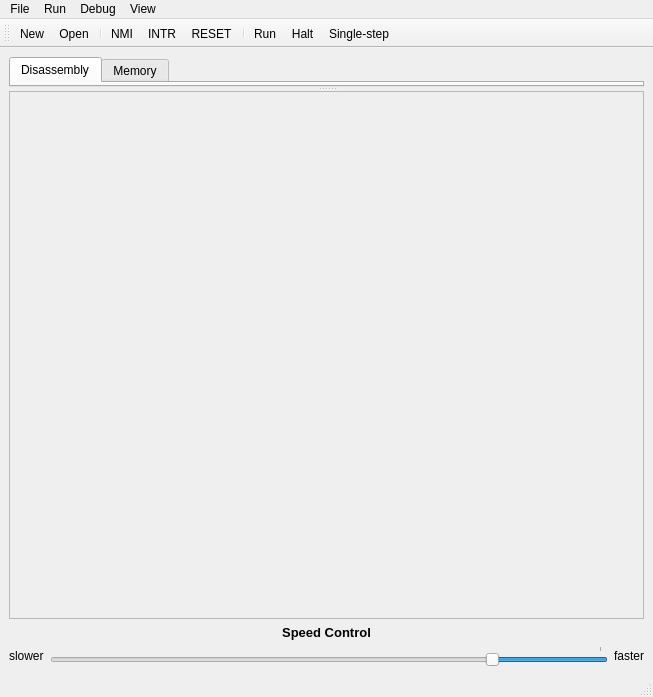
<?xml version="1.0" encoding="UTF-8"?>
<ui version="4.0">
 <class>EmuCpuWindow</class>
 <widget class="QMainWindow" name="EmuCpuWindow">
  <property name="geometry">
   <rect>
    <x>0</x>
    <y>0</y>
    <width>653</width>
    <height>697</height>
   </rect>
  </property>
  <property name="sizePolicy">
   <sizepolicy hsizetype="Preferred" vsizetype="Preferred">
    <horstretch>0</horstretch>
    <verstretch>0</verstretch>
   </sizepolicy>
  </property>
  <property name="maximumSize">
   <size>
    <width>16777215</width>
    <height>16777215</height>
   </size>
  </property>
  <property name="windowTitle">
   <string>EmuCpu</string>
  </property>
  <property name="unifiedTitleAndToolBarOnMac">
   <bool>true</bool>
  </property>
  <widget class="QWidget" name="centralwidget">
   <layout class="QVBoxLayout" name="verticalLayout">
    <item>
     <widget class="QSplitter" name="splitter">
      <property name="sizePolicy">
       <sizepolicy hsizetype="Preferred" vsizetype="Expanding">
        <horstretch>0</horstretch>
        <verstretch>0</verstretch>
       </sizepolicy>
      </property>
      <property name="orientation">
       <enum>Qt::Vertical</enum>
      </property>
      <property name="childrenCollapsible">
       <bool>false</bool>
      </property>
      <widget class="QTabWidget" name="m_tab_widget">
       <property name="sizePolicy">
        <sizepolicy hsizetype="Expanding" vsizetype="Expanding">
         <horstretch>0</horstretch>
         <verstretch>0</verstretch>
        </sizepolicy>
       </property>
       <property name="currentIndex">
        <number>0</number>
       </property>
       <widget class="QWidget" name="m_tab_disassembly">
        <property name="enabled">
         <bool>true</bool>
        </property>
        <attribute name="title">
         <string>Disassembly</string>
        </attribute>
       </widget>
       <widget class="QWidget" name="m_tab_memory">
        <attribute name="title">
         <string>Memory</string>
        </attribute>
       </widget>
      </widget>
      <widget class="QFrame" name="m_frame_terminal">
       <property name="sizePolicy">
        <sizepolicy hsizetype="Expanding" vsizetype="Expanding">
         <horstretch>0</horstretch>
         <verstretch>1</verstretch>
        </sizepolicy>
       </property>
       <property name="frameShape">
        <enum>QFrame::StyledPanel</enum>
       </property>
       <property name="frameShadow">
        <enum>QFrame::Raised</enum>
       </property>
       <layout class="QHBoxLayout" name="horizontalLayout_3">
        <item>
         <layout class="QHBoxLayout" name="m_hbox_devices">
          <property name="sizeConstraint">
           <enum>QLayout::SetDefaultConstraint</enum>
          </property>
         </layout>
        </item>
       </layout>
      </widget>
     </widget>
    </item>
    <item>
     <widget class="QLabel" name="label_2">
      <property name="font">
       <font>
        <pointsize>10</pointsize>
        <weight>75</weight>
        <bold>true</bold>
       </font>
      </property>
      <property name="text">
       <string>Speed Control</string>
      </property>
      <property name="alignment">
       <set>Qt::AlignCenter</set>
      </property>
     </widget>
    </item>
    <item>
     <layout class="QHBoxLayout" name="horizontalLayout">
      <item>
       <widget class="QLabel" name="label">
        <property name="text">
         <string>slower</string>
        </property>
       </widget>
      </item>
      <item>
       <widget class="QSlider" name="m_sld_speed">
        <property name="minimum">
         <number>5</number>
        </property>
        <property name="maximum">
         <number>10000</number>
        </property>
        <property name="value">
         <number>2000</number>
        </property>
        <property name="tracking">
         <bool>true</bool>
        </property>
        <property name="orientation">
         <enum>Qt::Horizontal</enum>
        </property>
        <property name="invertedAppearance">
         <bool>true</bool>
        </property>
        <property name="invertedControls">
         <bool>false</bool>
        </property>
        <property name="tickPosition">
         <enum>QSlider::TicksAbove</enum>
        </property>
        <property name="tickInterval">
         <number>10000</number>
        </property>
       </widget>
      </item>
      <item>
       <widget class="QLabel" name="label_3">
        <property name="text">
         <string>faster</string>
        </property>
       </widget>
      </item>
     </layout>
    </item>
   </layout>
  </widget>
  <widget class="QMenuBar" name="menubar">
   <property name="geometry">
    <rect>
     <x>0</x>
     <y>0</y>
     <width>653</width>
     <height>25</height>
    </rect>
   </property>
   <widget class="QMenu" name="menuFile">
    <property name="title">
     <string>File</string>
    </property>
    <addaction name="m_act_file_new"/>
    <addaction name="m_act_file_open"/>
    <addaction name="separator"/>
    <addaction name="m_act_load_sim86os"/>
    <addaction name="separator"/>
    <addaction name="m_act_file_quit"/>
   </widget>
   <widget class="QMenu" name="menuSettings">
    <property name="title">
     <string>View</string>
    </property>
    <addaction name="m_act_view_regs"/>
    <addaction name="m_act_view_sregs"/>
    <addaction name="m_act_view_flags"/>
    <addaction name="m_act_view_stack"/>
    <addaction name="m_act_view_memory"/>
    <addaction name="m_act_view_disassembly"/>
   </widget>
   <widget class="QMenu" name="menuDebug">
    <property name="title">
     <string>Debug</string>
    </property>
    <addaction name="m_act_debug_nmi"/>
    <addaction name="m_act_debug_intr"/>
    <addaction name="m_act_debug_reset"/>
   </widget>
   <widget class="QMenu" name="menuRun">
    <property name="title">
     <string>Run</string>
    </property>
    <addaction name="m_act_run_start"/>
    <addaction name="m_act_run_halt"/>
    <addaction name="m_act_run_single_step"/>
   </widget>
   <addaction name="menuFile"/>
   <addaction name="menuRun"/>
   <addaction name="menuDebug"/>
   <addaction name="menuSettings"/>
  </widget>
  <widget class="QStatusBar" name="statusbar"/>
  <widget class="QToolBar" name="toolBar">
   <property name="windowTitle">
    <string>toolBar</string>
   </property>
   <attribute name="toolBarArea">
    <enum>TopToolBarArea</enum>
   </attribute>
   <attribute name="toolBarBreak">
    <bool>false</bool>
   </attribute>
   <addaction name="m_act_file_new"/>
   <addaction name="m_act_file_open"/>
   <addaction name="separator"/>
   <addaction name="m_act_debug_nmi"/>
   <addaction name="m_act_debug_intr"/>
   <addaction name="m_act_debug_reset"/>
   <addaction name="separator"/>
   <addaction name="m_act_run_start"/>
   <addaction name="m_act_run_halt"/>
   <addaction name="m_act_run_single_step"/>
  </widget>
  <action name="m_act_file_new">
   <property name="text">
    <string>New</string>
   </property>
   <property name="shortcut">
    <string>Ctrl+N</string>
   </property>
  </action>
  <action name="m_act_file_open">
   <property name="text">
    <string>Open</string>
   </property>
   <property name="shortcut">
    <string>Ctrl+O</string>
   </property>
  </action>
  <action name="m_act_file_quit">
   <property name="text">
    <string>Quit</string>
   </property>
   <property name="shortcut">
    <string>Ctrl+Q</string>
   </property>
  </action>
  <action name="m_act_view_regs">
   <property name="checkable">
    <bool>true</bool>
   </property>
   <property name="checked">
    <bool>true</bool>
   </property>
   <property name="text">
    <string>General Registers</string>
   </property>
  </action>
  <action name="m_act_view_sregs">
   <property name="checkable">
    <bool>true</bool>
   </property>
   <property name="checked">
    <bool>true</bool>
   </property>
   <property name="text">
    <string>Segment Registers</string>
   </property>
  </action>
  <action name="m_act_view_flags">
   <property name="checkable">
    <bool>true</bool>
   </property>
   <property name="checked">
    <bool>true</bool>
   </property>
   <property name="text">
    <string>Flags</string>
   </property>
  </action>
  <action name="m_act_view_memory">
   <property name="checkable">
    <bool>true</bool>
   </property>
   <property name="checked">
    <bool>true</bool>
   </property>
   <property name="text">
    <string>Memory</string>
   </property>
  </action>
  <action name="m_act_view_disassembly">
   <property name="checkable">
    <bool>true</bool>
   </property>
   <property name="checked">
    <bool>true</bool>
   </property>
   <property name="text">
    <string>Disassembly</string>
   </property>
  </action>
  <action name="m_act_view_stack">
   <property name="checkable">
    <bool>true</bool>
   </property>
   <property name="checked">
    <bool>true</bool>
   </property>
   <property name="text">
    <string>Stack</string>
   </property>
  </action>
  <action name="m_act_debug_nmi">
   <property name="text">
    <string>NMI</string>
   </property>
   <property name="shortcut">
    <string>Alt+N</string>
   </property>
  </action>
  <action name="m_act_debug_intr">
   <property name="text">
    <string>INTR</string>
   </property>
   <property name="shortcut">
    <string>Alt+I</string>
   </property>
  </action>
  <action name="m_act_debug_reset">
   <property name="text">
    <string>RESET</string>
   </property>
   <property name="shortcut">
    <string>Alt+R</string>
   </property>
  </action>
  <action name="m_act_run_start">
   <property name="text">
    <string>Run</string>
   </property>
   <property name="toolTip">
    <string>Run</string>
   </property>
   <property name="shortcut">
    <string>F5</string>
   </property>
  </action>
  <action name="m_act_run_halt">
   <property name="text">
    <string>Halt</string>
   </property>
   <property name="shortcut">
    <string>Ctrl+P</string>
   </property>
  </action>
  <action name="m_act_run_single_step">
   <property name="text">
    <string>Single-step</string>
   </property>
   <property name="shortcut">
    <string>F7</string>
   </property>
  </action>
  <action name="m_act_enable_db">
   <property name="checkable">
    <bool>true</bool>
   </property>
   <property name="text">
    <string>Enable Database</string>
   </property>
  </action>
  <action name="m_act_load_sim86os">
   <property name="checkable">
    <bool>true</bool>
   </property>
   <property name="checked">
    <bool>true</bool>
   </property>
   <property name="text">
    <string>Load Sim86OS</string>
   </property>
  </action>
 </widget>
 <resources/>
 <connections>
  <connection>
   <sender>m_act_file_new</sender>
   <signal>triggered()</signal>
   <receiver>m_act_debug_reset</receiver>
   <slot>trigger()</slot>
   <hints>
    <hint type="sourcelabel">
     <x>-1</x>
     <y>-1</y>
    </hint>
    <hint type="destinationlabel">
     <x>-1</x>
     <y>-1</y>
    </hint>
   </hints>
  </connection>
 </connections>
</ui>
